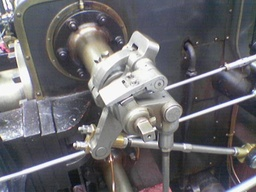
#> input picture ESD/week4/image/gear.jpg, 256 x 192 px, shrunk from 640 x 480 before the run
$ python 5.py
#> lines starting #> are read from the running program, lines starting #| are printed output that depends on the picture
import cv2
import numpy as np
from matplotlib import pyplot as plt


def MyKernelConv(arr, kernel, y, x, height, width, L):
    sum, sumKernel =0, 0
    for i in range(-1, L-1):
        for j in range(-1, L-1):
            if((y+ i) >= 0 and (y +i) < height and (x + j) >= 0 and (x + j) < width):
                sum += arr[y+i, x+j] * kernel[i+1, j+1]
                sumKernel += kernel[i+1, j+1]
    if sumKernel != 0:
        return sum / sumKernel
    else:
        return sum

img = cv2.imread("./gear.jpg", cv2.IMREAD_GRAYSCALE)
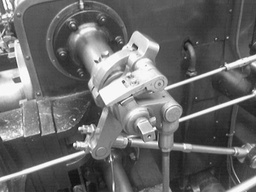
#> img: shape (192, 256); min 16, max 255, mean 105.7
output45 = np.zeros_like(img)
output135 = np.zeros_like(img)
h, w = img.shape
#> h = 192; w = 256
#대각의 sobel 행렬
kernel45 = np.array([[1, 0, -1], [0, 0, 0], [-1, 0, 1]], dtype=np.float32)
kernel135 = np.array([[-1, 0, 1], [0, 0, 0], [1, 0, -1]], dtype=np.float32)

for i in range(h):
    for j in range(w):
        output45[i, j] = abs(MyKernelConv(img, kernel45, i, j, h, w, 3))
        output135[i, j] = abs(MyKernelConv(img, kernel135, i, j, h, w, 3))
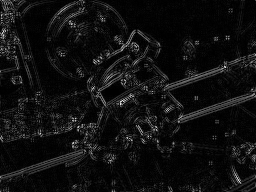
#> output135: shape (192, 256); min 0, max 230, mean 15.8


output = (output45 + output135) / 2
cv2.imshow("output45", output45.astype(np.uint8))
cv2.imshow("output135", output135.astype(np.uint8))
cv2.imshow("output", output.astype(np.uint8))
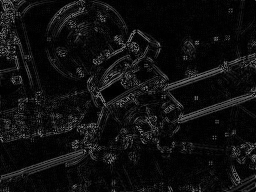
#> window 'output': shape (192, 256); min 0, max 127, mean 15.1
cv2.waitKey(0)
cv2.destroyAllWindows()
